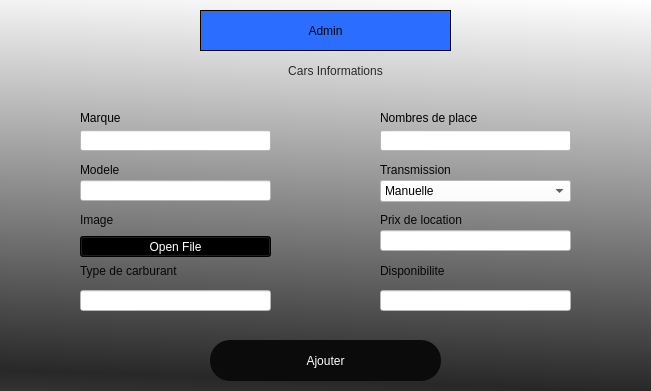
<?xml version="1.0" encoding="UTF-8"?>
<ui version="4.0">
 <class>Dialog</class>
 <widget class="QDialog" name="Dialog">
  <property name="enabled">
   <bool>true</bool>
  </property>
  <property name="geometry">
   <rect>
    <x>0</x>
    <y>0</y>
    <width>651</width>
    <height>391</height>
   </rect>
  </property>
  <property name="windowTitle">
   <string>Dialog</string>
  </property>
  <widget class="QWidget" name="widget" native="true">
   <property name="geometry">
    <rect>
     <x>0</x>
     <y>0</y>
     <width>651</width>
     <height>391</height>
    </rect>
   </property>
   <property name="styleSheet">
    <string notr="true">background-color: qlineargradient(spread:reflect, x1:0.943, y1:1, x2:1, y2:0, stop:0 rgba(40, 40, 40, 255), stop:1 rgba(255, 255, 255, 255));</string>
   </property>
   <widget class="QLabel" name="label">
    <property name="geometry">
     <rect>
      <x>200</x>
      <y>10</y>
      <width>251</width>
      <height>41</height>
     </rect>
    </property>
    <property name="styleSheet">
     <string notr="true">font: 28pt &quot;MS Shell Dlg 2&quot;;color:rgb(6, 6, 6);
background-color:rgb(42, 109, 255)</string>
    </property>
    <property name="frameShape">
     <enum>QFrame::Box</enum>
    </property>
    <property name="text">
     <string>Admin</string>
    </property>
    <property name="textFormat">
     <enum>Qt::AutoText</enum>
    </property>
    <property name="alignment">
     <set>Qt::AlignCenter</set>
    </property>
    <property name="wordWrap">
     <bool>false</bool>
    </property>
   </widget>
   <widget class="QLabel" name="label_2">
    <property name="geometry">
     <rect>
      <x>130</x>
      <y>50</y>
      <width>411</width>
      <height>41</height>
     </rect>
    </property>
    <property name="styleSheet">
     <string notr="true">font: 20pt &quot;MS Shell Dlg 2&quot;;
background-color: None;
color: rgb(42, 42, 42)</string>
    </property>
    <property name="text">
     <string>Cars Informations</string>
    </property>
    <property name="alignment">
     <set>Qt::AlignCenter</set>
    </property>
   </widget>
   <widget class="QPushButton" name="Ajouter">
    <property name="geometry">
     <rect>
      <x>210</x>
      <y>340</y>
      <width>231</width>
      <height>41</height>
     </rect>
    </property>
    <property name="styleSheet">
     <string notr="true">border-radius:20px;
background-color: rgb(11, 11, 11);
color:white;
font: 22pt &quot;MS Shell Dlg 2&quot;;</string>
    </property>
    <property name="text">
     <string>Ajouter</string>
    </property>
    <property name="iconSize">
     <size>
      <width>12</width>
      <height>12</height>
     </size>
    </property>
    <property name="checkable">
     <bool>true</bool>
    </property>
    <property name="autoDefault">
     <bool>true</bool>
    </property>
    <property name="default">
     <bool>false</bool>
    </property>
    <property name="flat">
     <bool>false</bool>
    </property>
   </widget>
   <widget class="QLineEdit" name="Marque">
    <property name="geometry">
     <rect>
      <x>80</x>
      <y>130</y>
      <width>191</width>
      <height>21</height>
     </rect>
    </property>
    <property name="styleSheet">
     <string notr="true">background-color: rgb(255, 255, 255);</string>
    </property>
   </widget>
   <widget class="QLabel" name="label_3">
    <property name="geometry">
     <rect>
      <x>80</x>
      <y>110</y>
      <width>191</width>
      <height>16</height>
     </rect>
    </property>
    <property name="styleSheet">
     <string notr="true">color:rgb(0, 0, 0);
font: 16pt &quot;MS Shell Dlg 2&quot;;
background-color: None;</string>
    </property>
    <property name="text">
     <string>Marque</string>
    </property>
   </widget>
   <widget class="QLineEdit" name="Modele">
    <property name="geometry">
     <rect>
      <x>80</x>
      <y>180</y>
      <width>191</width>
      <height>21</height>
     </rect>
    </property>
    <property name="styleSheet">
     <string notr="true">background-color: rgb(255, 255, 255);</string>
    </property>
   </widget>
   <widget class="QLabel" name="label_4">
    <property name="geometry">
     <rect>
      <x>80</x>
      <y>160</y>
      <width>191</width>
      <height>20</height>
     </rect>
    </property>
    <property name="styleSheet">
     <string notr="true">color: rgb(6, 6, 6);
font: 16pt &quot;MS Shell Dlg 2&quot;;
background-color: None;
</string>
    </property>
    <property name="text">
     <string>Modele</string>
    </property>
   </widget>
   <widget class="QLabel" name="error">
    <property name="geometry">
     <rect>
      <x>200</x>
      <y>320</y>
      <width>261</width>
      <height>21</height>
     </rect>
    </property>
    <property name="styleSheet">
     <string notr="true">font: 10pt &quot;MS Shell Dlg 2&quot;;color:red;
background-color: None;</string>
    </property>
    <property name="text">
     <string/>
    </property>
    <property name="alignment">
     <set>Qt::AlignCenter</set>
    </property>
   </widget>
   <widget class="QLabel" name="label_5">
    <property name="geometry">
     <rect>
      <x>80</x>
      <y>210</y>
      <width>191</width>
      <height>20</height>
     </rect>
    </property>
    <property name="styleSheet">
     <string notr="true">color: rgb(6, 6, 6);
font: 16pt &quot;MS Shell Dlg 2&quot;;
background-color: None;</string>
    </property>
    <property name="text">
     <string>Image</string>
    </property>
   </widget>
   <widget class="QLabel" name="label_6">
    <property name="geometry">
     <rect>
      <x>80</x>
      <y>260</y>
      <width>191</width>
      <height>21</height>
     </rect>
    </property>
    <property name="styleSheet">
     <string notr="true">color: rgb(6, 6, 6);
background-color: None;
font: 16pt &quot;MS Shell Dlg 2&quot;;</string>
    </property>
    <property name="text">
     <string>Type de carburant</string>
    </property>
   </widget>
   <widget class="QLabel" name="label_7">
    <property name="geometry">
     <rect>
      <x>380</x>
      <y>160</y>
      <width>191</width>
      <height>20</height>
     </rect>
    </property>
    <property name="styleSheet">
     <string notr="true">color: rgb(6, 6, 6);
font: 16pt &quot;MS Shell Dlg 2&quot;;
background-color: None;
</string>
    </property>
    <property name="text">
     <string>Transmission</string>
    </property>
   </widget>
   <widget class="QLineEdit" name="Nombres_place">
    <property name="geometry">
     <rect>
      <x>380</x>
      <y>130</y>
      <width>191</width>
      <height>21</height>
     </rect>
    </property>
    <property name="styleSheet">
     <string notr="true">background-color: rgb(255, 255, 255);</string>
    </property>
   </widget>
   <widget class="QLabel" name="label_8">
    <property name="geometry">
     <rect>
      <x>380</x>
      <y>210</y>
      <width>191</width>
      <height>20</height>
     </rect>
    </property>
    <property name="styleSheet">
     <string notr="true">color: rgb(6, 6, 6);
font: 16pt &quot;MS Shell Dlg 2&quot;;
background-color: None;</string>
    </property>
    <property name="text">
     <string>Prix de location</string>
    </property>
   </widget>
   <widget class="QLabel" name="label_9">
    <property name="geometry">
     <rect>
      <x>380</x>
      <y>110</y>
      <width>191</width>
      <height>16</height>
     </rect>
    </property>
    <property name="styleSheet">
     <string notr="true">color:rgb(0, 0, 0);
font: 16pt &quot;MS Shell Dlg 2&quot;;
background-color: None;</string>
    </property>
    <property name="text">
     <string>Nombres de place</string>
    </property>
   </widget>
   <widget class="QLabel" name="label_10">
    <property name="geometry">
     <rect>
      <x>380</x>
      <y>260</y>
      <width>191</width>
      <height>21</height>
     </rect>
    </property>
    <property name="styleSheet">
     <string notr="true">color: rgb(6, 6, 6);
background-color: None;
font: 16pt &quot;MS Shell Dlg 2&quot;;</string>
    </property>
    <property name="text">
     <string>Disponibilite</string>
    </property>
   </widget>
   <widget class="QLineEdit" name="Prix_loc">
    <property name="geometry">
     <rect>
      <x>380</x>
      <y>230</y>
      <width>191</width>
      <height>21</height>
     </rect>
    </property>
    <property name="styleSheet">
     <string notr="true">background-color: rgb(255, 255, 255);</string>
    </property>
   </widget>
   <widget class="QLabel" name="success">
    <property name="geometry">
     <rect>
      <x>200</x>
      <y>320</y>
      <width>261</width>
      <height>21</height>
     </rect>
    </property>
    <property name="styleSheet">
     <string notr="true">font: 10pt &quot;MS Shell Dlg 2&quot;;color:rgb(33, 219, 0);
background-color: None;</string>
    </property>
    <property name="text">
     <string/>
    </property>
    <property name="alignment">
     <set>Qt::AlignCenter</set>
    </property>
   </widget>
   <widget class="QLineEdit" name="Disponibilite">
    <property name="geometry">
     <rect>
      <x>380</x>
      <y>290</y>
      <width>191</width>
      <height>21</height>
     </rect>
    </property>
    <property name="styleSheet">
     <string notr="true">background-color: rgb(255, 255, 255);</string>
    </property>
   </widget>
   <widget class="QLineEdit" name="Type_carburant">
    <property name="geometry">
     <rect>
      <x>80</x>
      <y>290</y>
      <width>191</width>
      <height>21</height>
     </rect>
    </property>
    <property name="styleSheet">
     <string notr="true">background-color: rgb(255, 255, 255);</string>
    </property>
   </widget>
   <widget class="QPushButton" name="Image">
    <property name="geometry">
     <rect>
      <x>80</x>
      <y>236</y>
      <width>191</width>
      <height>21</height>
     </rect>
    </property>
    <property name="styleSheet">
     <string notr="true">background-color:rgb(0, 0, 0);
color:white</string>
    </property>
    <property name="text">
     <string>Open File</string>
    </property>
   </widget>
   <widget class="QComboBox" name="comboBox">
    <property name="geometry">
     <rect>
      <x>380</x>
      <y>180</y>
      <width>191</width>
      <height>22</height>
     </rect>
    </property>
    <property name="styleSheet">
     <string notr="true">background-color: rgb(255, 255, 255);</string>
    </property>
    <item>
     <property name="text">
      <string>Manuelle </string>
     </property>
    </item>
    <item>
     <property name="text">
      <string>Automatique</string>
     </property>
    </item>
   </widget>
  </widget>
 </widget>
 <resources/>
 <connections/>
</ui>
